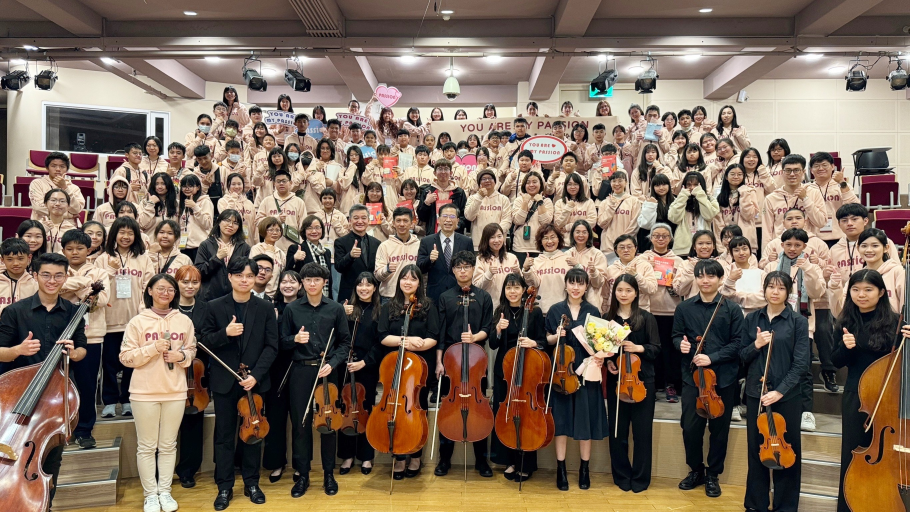
#> input picture images/hero/03.jpg, 2729 x 1535 px (shown at 1/3 size); its folder holds only this picture in this run
$ python optimize_hero_images.py
#> lines starting #> are read from the running program, lines starting #| are printed output that depends on the picture
#!/usr/bin/env python3
"""Safely optimize PASSION homepage photos without changing names or formats.

Default is a read-only preview. Use --apply to update original files in place.
Only existing images/hero assets are considered; hero.json and other media are untouched.
"""

from __future__ import annotations

import argparse
from dataclasses import dataclass
from io import BytesIO
from pathlib import Path
import os
import sys
import tempfile

from PIL import Image, ImageOps, UnidentifiedImageError

FORMAT_BY_EXTENSION = {
    ".jpg": "JPEG", ".jpeg": "JPEG", ".png": "PNG", ".webp": "WEBP",
}


@dataclass(frozen=True)
class Result:
    filename: str
    status: str
    original_bytes: int
    candidate_bytes: int | None
    note: str = ""


def within(path: Path, root: Path) -> bool:
    try:
        path.resolve().relative_to(root.resolve())
        return True
    except ValueError:
        return False


def optimized_bytes(source: Path, max_edge: int, quality: int) -> tuple[bytes | None, str]:
#> called with max_edge = 1600, quality = 78
    extension = source.suffix.lower()
    expected_format = FORMAT_BY_EXTENSION.get(extension)
    if not expected_format:
        return None, "unsupported format (AVIF unchanged)"
    try:
        with Image.open(source) as original:
#> original is the input picture: PIL image 2729x1535 RGB; mean R, G, B 123.7, 106.2, 92
            if original.format != expected_format:
                return None, f"extension mismatch: {extension} contains {original.format}"
            if getattr(original, "is_animated", False):
                return None, "animated image: do not flatten"
            original.load()
            color_profile = original.info.get("icc_profile")
            work = ImageOps.exif_transpose(original)
            dimensions = work.size
#> dimensions = (2729, 1535)
            if max(work.size) > max_edge:
                work.thumbnail((max_edge, max_edge), Image.Resampling.LANCZOS)
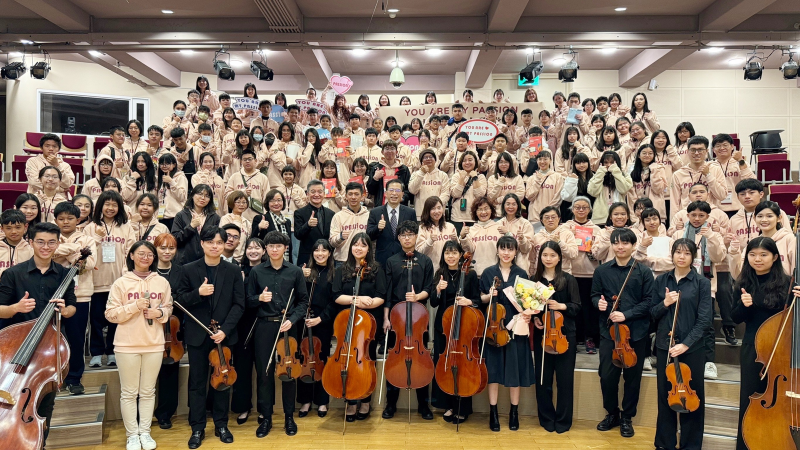
#> work: PIL image 1600x900 RGB (shown at 1/2 size); mean R, G, B 123.7, 106.2, 92
            save_kwargs: dict[str, object] = {}
            if color_profile:
                save_kwargs["icc_profile"] = color_profile
            if expected_format == "JPEG":
                if work.mode not in ("RGB", "L"):
                    work = work.convert("RGB")
                save_kwargs.update(format="JPEG", quality=quality, optimize=True, progressive=True)
            elif expected_format == "PNG":
                save_kwargs.update(format="PNG", optimize=True, compress_level=9)
            elif expected_format == "WEBP":
                save_kwargs.update(format="WEBP", quality=quality, method=6)
            output = BytesIO()
            work.save(output, **save_kwargs)
            result = output.getvalue()
            # Decode the output completely before it can replace the original.
            with Image.open(BytesIO(result)) as verified:
                verified.load()
                if verified.format != expected_format or verified.size != work.size:
                    return None, "encoded image failed format/dimension validation"
            return result, f"{dimensions[0]}x{dimensions[1]} -> {work.width}x{work.height}"
    except (UnidentifiedImageError, OSError, ValueError) as exc:
        return None, f"decode/encode error: {exc}"


def optimize(hero_dir: Path, repo_root: Path,
             apply: bool, max_edge: int, quality: int, min_savings: int) -> list[Result]:
    if not hero_dir.is_dir() or not within(hero_dir, repo_root):
        raise ValueError("Hero folder must exist inside the PASSION-site repo")
    if max_edge < 800 or quality < 50 or quality > 100 or not 0 <= min_savings <= 80:
        raise ValueError("Invalid sizing/quality/savings options")
    results = []
    files = sorted((p for p in hero_dir.iterdir() if p.is_file() and p.suffix.lower() in
                    set(FORMAT_BY_EXTENSION) | {".avif"}), key=lambda p: p.name.lower())
    for photo in files:
        size = photo.stat().st_size
        candidate, note = optimized_bytes(photo, max_edge, quality)
#> note = '2729x1535 -> 1600x900'
        if candidate is None:
            results.append(Result(photo.name, "SKIP", size, None, note))
            continue
        savings = (size - len(candidate)) / max(size, 1) * 100
#> savings = 79.97
        if savings < min_savings:
            results.append(Result(photo.name, "KEEP", size, len(candidate), f"saves {savings:.1f}%; {note}"))
            continue
        if not apply:
            results.append(Result(photo.name, "READY", size, len(candidate), f"saves {savings:.1f}%; {note}"))
            continue
        fd, temp_name = tempfile.mkstemp(prefix=".hero-optimized-", suffix=photo.suffix, dir=photo.parent)
        try:
            with os.fdopen(fd, "wb") as stream:
                stream.write(candidate)
                stream.flush()
                os.fsync(stream.fileno())
            os.replace(temp_name, photo)
        finally:
            if os.path.exists(temp_name):
                os.unlink(temp_name)
        results.append(Result(photo.name, "UPDATED", size, len(candidate), f"saves {savings:.1f}%; {note}"))
    return results


def main(argv: list[str] | None = None) -> int:
    parser = argparse.ArgumentParser(description=__doc__)
    parser.add_argument("--apply", action="store_true", help="Update original images (default: preview only)")
    parser.add_argument("--max-edge", type=int, default=1600)
    parser.add_argument("--quality", type=int, default=78)
    parser.add_argument("--min-savings", type=int, default=5, help="Minimum percentage saved")
    args = parser.parse_args(argv)
    repo_root = Path(__file__).resolve().parent.parent
    try:
        items = optimize(repo_root / "images" / "hero", repo_root,
                         args.apply, args.max_edge, args.quality, args.min_savings)
    except (ValueError, OSError) as err:
        print(f"ERROR: {err}", file=sys.stderr)
        return 2
    original = sum(x.original_bytes for x in items if x.status in ("READY", "UPDATED"))
#> original = 1665040
    new = sum(x.candidate_bytes or 0 for x in items if x.status in ("READY", "UPDATED"))
#> new = 333454
    for item in items:
        print(f"{item.status:7} {item.filename:58} {item.original_bytes:>9} -> "
              f"{str(item.candidate_bytes) if item.candidate_bytes is not None else '-':>9}  {item.note}")
    print(f"TOTAL files={len(items)} optimized={sum(x.status in ('READY', 'UPDATED') for x in items)} "
          f"savings={original - new:,} bytes mode={'APPLY' if args.apply else 'PREVIEW'}")
#| TOTAL files=1 optimized=1 savings=1,331,586 bytes mode=PREVIEW
    return 0


if __name__ == "__main__":
    raise SystemExit(main())
#> (the program exits here)
